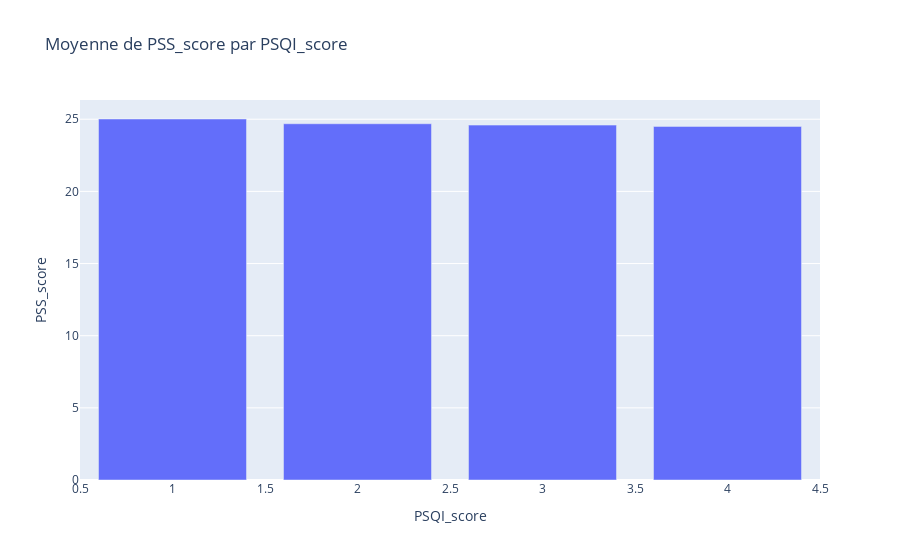
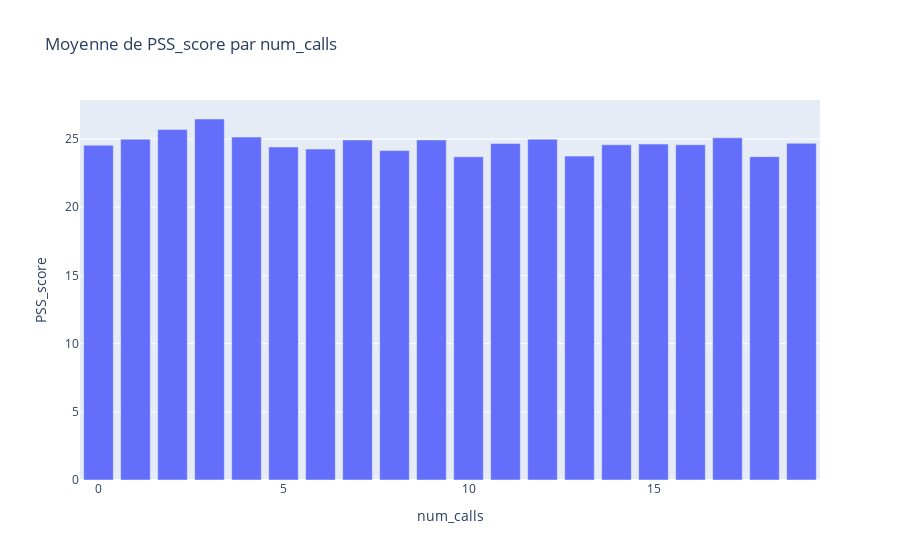
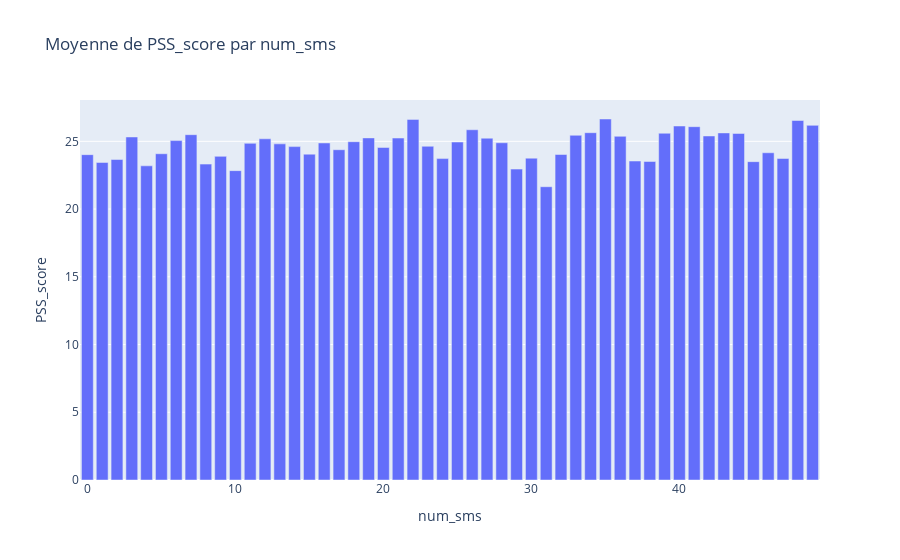

The code cell stored with these charts, in order, in its notebook:
### Markdown cell above
##### Box plot

### Code cell
for var in variables_discretes:
    # Calcul de la moyenne de PSS_score pour chaque catégorie de la variable discrète
    bar_data = dfs_stress_ps.groupby(var)["PSS_score"].mean().reset_index()
    fig = px.bar(bar_data, x=var, y="PSS_score", title=f"Moyenne de PSS_score par {var}")
    fig.show()

### Figure 1 — Plotly figure (JSON) as saved in the notebook; plotly's stock layout.template omitted (floating-point values rounded to 4 significant figures)
{"data": [{"alignmentgroup": "True", "hovertemplate": "PSQI_score=%{x}<br>PSS_score=%{y}<extra></extra>", "legendgroup": "", "marker": {"color": "#636efa", "pattern": {"shape": ""}}, "name": "", "offsetgroup": "", "orientation": "v", "showlegend": false, "textposition": "auto", "type": "bar", "x": [1, 3, 4, 2], "xaxis": "x", "y": [25.02, 24.59, 24.5, 24.69], "yaxis": "y"}], "layout": {"barmode": "relative", "legend": {"tracegroupgap": 0}, "title": {"text": "Moyenne de PSS_score par PSQI_score"}, "xaxis": {"anchor": "y", "domain": [0, 1], "title": {"text": "PSQI_score"}}, "yaxis": {"anchor": "x", "domain": [0, 1], "title": {"text": "PSS_score"}}}}

### Figure 2 — Plotly figure (JSON) as saved in the notebook; plotly's stock layout.template omitted (floating-point values rounded to 4 significant figures)
{"data": [{"alignmentgroup": "True", "hovertemplate": "num_calls=%{x}<br>PSS_score=%{y}<extra></extra>", "legendgroup": "", "marker": {"color": "#636efa", "pattern": {"shape": ""}}, "name": "", "offsetgroup": "", "orientation": "v", "showlegend": false, "textposition": "auto", "type": "bar", "x": [12, 1, 13, 16, 6, 3, 5, 19, 15, 17, 9, 4, 8, 7, 10, 11, 14, 2, 0, 18], "xaxis": "x", "y": [24.99, 24.99, 23.75, 24.58, 24.26, 26.47, 24.42, 24.69, 24.63, 25.09, 24.94, 25.14, 24.15, 24.93, 23.7, 24.68, 24.58, 25.7, 24.55, 23.71], "yaxis": "y"}], "layout": {"barmode": "relative", "legend": {"tracegroupgap": 0}, "title": {"text": "Moyenne de PSS_score par num_calls"}, "xaxis": {"anchor": "y", "domain": [0, 1], "title": {"text": "num_calls"}}, "yaxis": {"anchor": "x", "domain": [0, 1], "title": {"text": "PSS_score"}}}}

### Figure 3 — Plotly figure (JSON) as saved in the notebook; plotly's stock layout.template omitted (floating-point values rounded to 4 significant figures)
{"data": [{"alignmentgroup": "True", "hovertemplate": "num_sms=%{x}<br>PSS_score=%{y}<extra></extra>", "legendgroup": "", "marker": {"color": "#636efa", "pattern": {"shape": ""}}, "name": "", "offsetgroup": "", "orientation": "v", "showlegend": false, "textposition": "auto", "type": "bar", "x": [31, 34, 28, 27, 26, 44, 12, 22, 47, 1, 13, 16, 6, 3, 40, 20, 48, 5, 19, 41, 43, 15, 37, 17, 9, 35, 4, 8, 39, 23, 49, 7, 10, 45, 38, 25, 24, 29, 21, 32, 11, 33, 14, 42, 2, 30, 46, 0, 18, 36], "xaxis": "x", "y": [21.65, 25.64, 24.89, 25.23, 25.85, 25.58, 25.19, 26.62, 23.73, 23.44, 24.81, 24.88, 25.06, 25.32, 26.13, 24.55, 26.54, 24.08, 25.25, 26.08, 25.62, 24.05, 23.55, 24.38, 23.89, 26.65, 23.19, 23.32, 25.6, 24.64, 26.18, 25.49, 22.84, 23.5, 23.51, 24.95, 23.73, 22.95, 25.24, 24.03, 24.85, 25.45, 24.61, 25.4, 23.66, 23.76, 24.16, 24.02, 24.97, 25.37], "yaxis": "y"}], "layout": {"barmode": "relative", "legend": {"tracegroupgap": 0}, "title": {"text": "Moyenne de PSS_score par num_sms"}, "xaxis": {"anchor": "y", "domain": [0, 1], "title": {"text": "num_sms"}}, "yaxis": {"anchor": "x", "domain": [0, 1], "title": {"text": "PSS_score"}}}}
